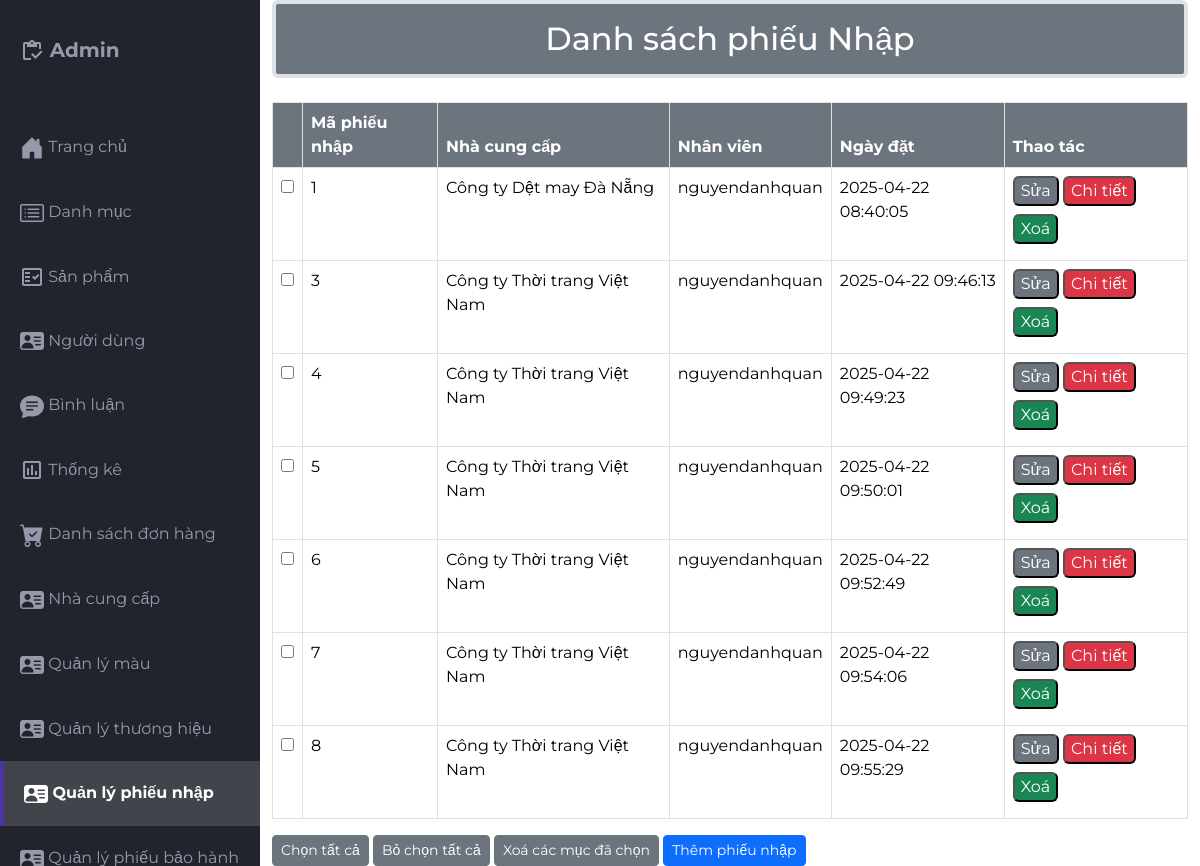
/src/Admin/indexadmin.php?act=phieunhap (signed in), run on the app's committed database.
### tables this page shows
CREATE TABLE `import_receipts` (
  `id` int(11) NOT NULL,
  `ncc_id` int(11) NOT NULL COMMENT 'ID nhà cung cấp',
  `receipt_date` datetime NOT NULL COMMENT 'Ngày nhập hàng',
  `created_by` int(11) DEFAULT NULL COMMENT 'Người tạo phiếu',
  `status` tinyint(4) DEFAULT 0 COMMENT '0: Nháp, 1: Đã nhập kho, 2: Đã hủy',
  `note` text DEFAULT NULL COMMENT 'Ghi chú'
);

CREATE TABLE `nhacungcap` (
  `ncc_id` int(10) NOT NULL COMMENT 'ID nhà cung cấp',
  `ncc_name` varchar(255) NOT NULL COMMENT 'Tên nhà cung cấp',
  `ncc_diachi` varchar(255) NOT NULL COMMENT 'Địa chỉ nhà cung cấp',
  `ncc_sdt` varchar(20) NOT NULL COMMENT 'Số điện thoại nhà cung cấp',
  `ncc_email` varchar(255) NOT NULL COMMENT 'Email nhà cung cấp',
  `ncc_trangthai` int(1) NOT NULL DEFAULT 0 COMMENT 'Trạng thái (0: hoạt động, 1: ngừng hoạt động)'
);

CREATE TABLE `khachhang` (
  `kh_id` int(11) NOT NULL,
  `kh_name` varchar(55) NOT NULL,
  `kh_pass` varchar(55) NOT NULL,
  `kh_mail` varchar(255) NOT NULL,
  `kh_tel` varchar(55) NOT NULL,
  `kh_address` varchar(255) NOT NULL,
  `vaitro_id` int(11) NOT NULL,
  `trangthai` int(1) NOT NULL
);

### src/app/model/connectdb.php (called while the page is built, shortened)
<?php
function get_connect()
{
    try {
        $conn = new PDO("mysql:host=localhost;dbname=da1;charset=utf8", "root", "");
        $conn->setAttribute(PDO::ATTR_ERRMODE, PDO::ERRMODE_EXCEPTION);
        return $conn;
    } catch (Exception $e) {
        echo 'Kết nối thất bại: ' . $e->getMessage();
        return null;
    }
}
function pdo_queryall($sql)
{
    $thamso = array_slice(func_get_args(), 1);
    $conn = get_connect();
    try {
        $exe = $conn->prepare($sql);
        $exe->execute($thamso);
        return $exe->fetchAll(PDO::FETCH_ASSOC);
    } catch (Exception $e) {
        echo 'Thao tác thất bại: ' . $e->getMessage();
    } finally {
        unset($conn);
    }
}

### src/app/model/phieunhap.php (called while the page is built, shortened)
<?php
function query_allreceipts()
{
    $sql = "SELECT
    ir.id,
    ir.receipt_date,
    ir.status,
    ir.note,
    s.ncc_name AS supplier_name,
    u.kh_name AS created_by_name
FROM import_receipts ir
JOIN nhacungcap s ON ir.ncc_id = s.ncc_id
JOIN khachhang u ON ir.created_by = u.kh_id
";
    $result = pdo_queryall($sql);
    return $result;
}

### src/Admin/phieunhap/phieunhap.php (the view)
<div class="container">
    <h2 class="border border-4 mb-4 text-bg-secondary p-3 text-center rounded">Danh sách phiếu Nhập</h2>
    <div class="table-responsive">
        <table class="table table-bordered">
            <thead>
                <tr>
                    <Th class="text-bg-secondary"></Th>
                    <th class="text-bg-secondary">Mã phiếu nhập</th>
                    <th class="text-bg-secondary">Nhà cung cấp</th>
                    <th class="text-bg-secondary">Nhân viên</th>
                    <Th class="text-bg-secondary">Ngày đặt</Th>
                    <Th class="text-bg-secondary">Thao tác</Th>
                </tr>
            </thead>
            <tbody>
                <?php
                if (is_array($listreceipts) && count($listreceipts) > 0) {
                    foreach ($listreceipts as $phieunhap) {
                        extract($phieunhap);
                ?>
                <tr>
                    <td><input type="checkbox" name="checkbox" id=""></td>
                    <td><?= $id ?></td>
                    <td><?= $supplier_name ?></td>
                    <td><?= $created_by_name ?></td>
                    <td><?= $receipt_date ?></td>
                    <td>
                        <a href="indexadmin.php?act=suapn&id=<?php echo $id ?>" class="mb-2"><input
                                class="mb-2 text-bg-secondary rounded" type="button" name="" value="Sửa" id=""></a>
                        <a href="indexadmin.php?act=chitietpn&id=<?php echo $id ?>"><input
                                class="mb-2 text-bg-danger rounded" type="button" name="" value="Chi tiết" id=""></a>
                        <a href="indexadmin.php?act=xoapn&id=<?php echo $id ?>"><input
                                class="mb-2 text-bg-success rounded" onclick="return confirm('Bạn có chắc muốn xoá ?')"
                                type="button" name="" value="Xoá" id=""></a>
                    </td>
                </tr>
                <?php
                    }
                } else {
                    echo "<tr><td colspan='6' class='text-center'>Không có phiếu nhập nào</td></tr>";
                }
                ?>
            </tbody>
        </table>
    </div>
    <div class="">
        <button type="button" class="btn btn-secondary btn-sm ">Chọn tất cả</button>
        <button type="button" class="btn btn-secondary btn-sm">Bỏ chọn tất cả</button>
        <button type="button" class="btn btn-secondary btn-sm">Xoá các mục đã chọn</button>
        <a href="indexadmin.php?act=addpn1">
            <button type="button" class="btn btn-primary btn-sm">Thêm phiếu nhập</button>
        </a>
    </div>
</div>

### src/Admin/css/styles.css (style rules this page uses)
body { margin: 0; padding: 0; box-sizing: border-box; background-color: #e6e8ed; color: #666666; font-family: "Montserrat", sans-serif; }

### data on the page
import_receipts: id "1", ncc.ncc_name "Công ty Dệt may Đà Nẵng", created_by.kh_name "nguyendanhquan", receipt_date "2025-04-22 08:40:05"
import_receipts: id "3", ncc.ncc_name "Công ty Thời trang Việt Nam", created_by.kh_name "nguyendanhquan", receipt_date "2025-04-22 09:46:13"
import_receipts: id "4", ncc.ncc_name "Công ty Thời trang Việt Nam", created_by.kh_name "nguyendanhquan", receipt_date "2025-04-22 09:49:23"
import_receipts: id "5", ncc.ncc_name "Công ty Thời trang Việt Nam", created_by.kh_name "nguyendanhquan", receipt_date "2025-04-22 09:50:01"
import_receipts: id "6", ncc.ncc_name "Công ty Thời trang Việt Nam", created_by.kh_name "nguyendanhquan", receipt_date "2025-04-22 09:52:49"
import_receipts: id "7", ncc.ncc_name "Công ty Thời trang Việt Nam", created_by.kh_name "nguyendanhquan", receipt_date "2025-04-22 09:54:06"
import_receipts: id "8", ncc.ncc_name "Công ty Thời trang Việt Nam", created_by.kh_name "nguyendanhquan", receipt_date "2025-04-22 09:55:29"
